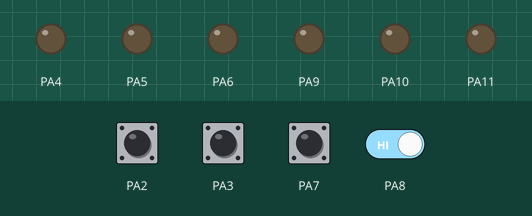
Recording of a sketch running on a simulated STM32 Blue Pill. On the bench: output pins drawn as LEDs (lit = HIGH). The inputs (shaded band) are chosen by the test bench; at power-on: PA2, PA3, PA7, PA8 HIGH.

Above: at 1.5 s.
1.6 s: PA2 pulled LOW for 1 s
At 2.9 s:
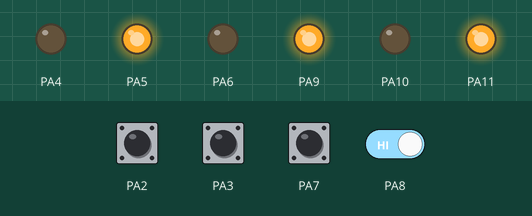
4.5 s: PA3 pulled LOW for 0.3 s
At 4.87 s:
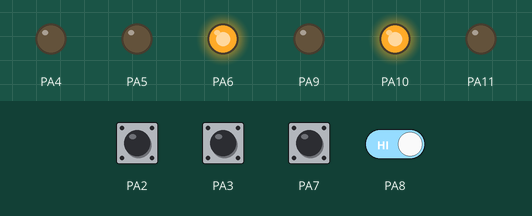
6.7 s: PA3 pulled LOW for 1 s
At 7.9 s:
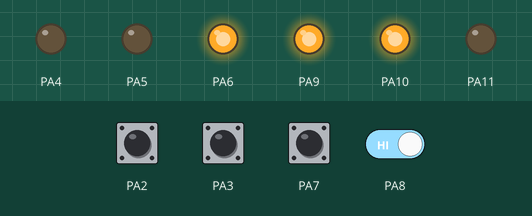
9.5 s: PA2 pulled LOW for 0.3 s
At 9.87 s:
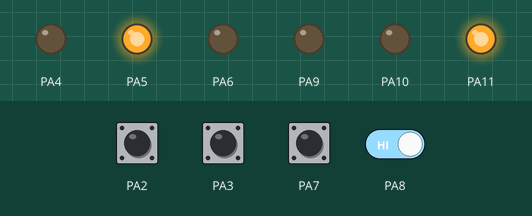
11.7 s: PA2 driven LOW and PA3 driven LOW
At 13.4 s:
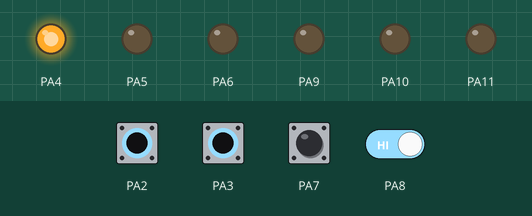
Timing chart, 0 to 14.5 s (numbered marks = the images above; inputs shaded):
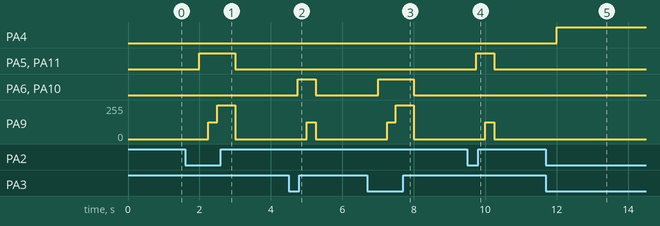

The sketch:

src.ino
```cpp
#include "pin_config.h"
#include "hal.h"
#include "desk_app.h"
#include "motor_controller.h"
#include "motor_config.h"

// Non-blocking scheduler: run APP logic every 250 ms (SWReq-011: 250 ± 10 ms)
static const uint32_t APP_PERIOD_MS = 250U;
static uint32_t last_app_run_ms = 0U;
static AppOutput_t app_out_cached;
static bool motor_fault_latched = false;  // Latch motor controller faults (prevent blink loop)

void setup()
{
    // Configure HAL for the motor driver type before initializing hardware
    HAL_setMotorType(MotorConfig_getMotorType());
    HAL_init();
    MotorController_init();
    APP_Init();

    // Initialize cached outputs (safe defaults)
    app_out_cached.motor_cmd = MOTOR_STOP;
    app_out_cached.motor_speed = 0U;
    app_out_cached.led_bt_up = LED_OFF;
    app_out_cached.led_bt_down = LED_OFF;
    app_out_cached.led_error = LED_OFF;
    app_out_cached.fault_out = false;
    motor_fault_latched = false;  // Initialize motor fault latch
    last_app_run_ms = HAL_getTime();
}

void loop()
{
    const uint32_t now_ms = HAL_getTime();

    // Time-based schedule: update application at 250 ms cadence
    if ((now_ms - last_app_run_ms) >= APP_PERIOD_MS)
    {
        DeskControl_Task(now_ms);
        last_app_run_ms = now_ms;
    }


    // No blocking delay: loop remains non-blocking
}

void DeskControl_Task(uint32_t now_ms){
    // ========================================================================
    // Task: Read all hardware inputs and pass to application layer
    // HAL abstraction handles motor type differences internally:
    // - MT_BASIC: HAL_readMotorCurrent() always returns 0U (no hardware)
    // - MT_ROBUST: HAL_readMotorCurrent() returns actual current
    // ========================================================================
    AppInput_t inputs;
    inputs.button_up = HAL_readButton(BUTTON_UP);
    inputs.button_down = HAL_readButton(BUTTON_DOWN);
    inputs.limit_upper = HAL_readLimitSensor(LIMIT_UPPER);
    inputs.limit_lower = HAL_readLimitSensor(LIMIT_LOWER);
    inputs.fault_in = false;
    inputs.motor_type = MotorConfig_getMotorType();  // Pass motor type to app layer for runtime decisions
    inputs.timestamp_ms = now_ms;

    // Always read motor current - HAL handles motor type transparency
    // For MT_BASIC: Returns 0U (no hardware)
    // For MT_ROBUST: Returns actual current from sensor
    inputs.motor_current_ma = HAL_readMotorCurrent();

    AppOutput_t new_out;
    APP_Task(&inputs, &new_out);
    app_out_cached = new_out;

    // Motor control (ramp + stall detection)
    MotorControllerOutput_t mc_out = MotorController_update(app_out_cached.motor_cmd, app_out_cached.motor_speed, now_ms);

    // ========================================================================
    // Stall detection: Motor controller provides fault signal when stall detected
    // Application layer decides whether to latch based on motor type capabilities
    // ========================================================================
    if (mc_out.fault)
    {
        motor_fault_latched = true;  // Latch any identified fault
    }

    // Allow fault recovery when buttons released
    const bool both_buttons_released = !inputs.button_up && !inputs.button_down;
    if (motor_fault_latched && both_buttons_released)
    {
        motor_fault_latched = false;
        MotorController_init();  // Reset motor controller state
    }

    // Fault propagation and output application
    const bool fault_active = app_out_cached.fault_out || motor_fault_latched;
    if (fault_active)
    {
        HAL_setMotor(MOTOR_STOP, 0U);
        HAL_setLED(LED_BT_UP, LED_OFF);
        HAL_setLED(LED_BT_DOWN, LED_OFF);
        HAL_setLED(LED_ERROR, LED_ON);
    }
    else
    {
        HAL_setMotor(mc_out.dir, mc_out.pwm);
        HAL_setLED(LED_BT_UP, app_out_cached.led_bt_up);
        HAL_setLED(LED_BT_DOWN, app_out_cached.led_bt_down);
        HAL_setLED(LED_ERROR, app_out_cached.led_error);
    }
}
```

desk_app.cpp
```cpp
#include "desk_app.h"
#include "safety_config.h"
#include <stddef.h>  // For NULL definition

static AppState_t current_state = APP_STATE_IDLE;
static uint32_t state_entry_time = 0U;

// Separate fault flags to prevent recovery race conditions
static bool button_fault_latched = false;      // Dual button press fault
static bool external_fault_latched = false;    // External fault input
static bool current_fault_latched = false;     // Stuck-on or obstruction fault

// Timers for current-based fault detection (UINT32_MAX = not running)
static uint32_t stuck_on_timer_start_ms = UINT32_MAX;    // Stuck-on detection when motor should be stopped
static uint32_t obstruction_timer_start_ms = UINT32_MAX; // Obstruction detection during motion


static void transition_to(AppState_t next_state, uint32_t now_ms)
{
    current_state = next_state;
    state_entry_time = now_ms;
}

void APP_Init(void)
{
    current_state = APP_STATE_IDLE;
    state_entry_time = 0U;
    button_fault_latched = false;
    external_fault_latched = false;
    current_fault_latched = false;
    stuck_on_timer_start_ms = UINT32_MAX;
    obstruction_timer_start_ms = UINT32_MAX;
}

/**
 * @brief Handle fault condition - stop motor and activate error LED
 *
 * Sets all outputs to safe fault state:
 * - Motor stopped (direction=STOP, speed=0)
 * - All button LEDs off (no button feedback during fault)
 * - Error LED on (visual fault indication)
 * - Fault flag set (for external monitoring)
 */
static void handle_fault(AppOutput_t *outputs)
{
    outputs->motor_cmd = MOTOR_STOP;
    outputs->motor_speed = 0U;
    outputs->led_bt_up = LED_OFF;      // Turn off button indicators during fault
    outputs->led_bt_down = LED_OFF;
    outputs->led_error = LED_ON;        // Activate error indicator
    outputs->fault_out = true;
}

void APP_Task(const AppInput_t *inputs, AppOutput_t *outputs)
{
    if (inputs == NULL || outputs == NULL)
    {
        return;
    }

    // SAFETY-CRITICAL: Fault recovery - only clear faults that can actually be cleared
    if (current_state == APP_STATE_FAULT)
    {
        const bool both_buttons_released = !inputs->button_up && !inputs->button_down;
        const bool no_external_fault = !inputs->fault_in;

        // Clear button fault only if buttons released
        if (button_fault_latched && both_buttons_released)
        {
            button_fault_latched = false;
        }

        // Clear external fault only if external source cleared
        if (external_fault_latched && no_external_fault)
        {
            external_fault_latched = false;
        }

        // Clear current fault only if buttons released (user acknowledgment)
        if (current_fault_latched && both_buttons_released)
        {
            current_fault_latched = false;
            stuck_on_timer_start_ms = UINT32_MAX;     // Reset timers
            obstruction_timer_start_ms = UINT32_MAX;
        }
    }

    // SAFETY-CRITICAL: Simultaneous button press is a LATCHED fault condition
    if (inputs->button_up && inputs->button_down)
    {
        button_fault_latched = true;
    }

    // Propagate external fault to application layer (latched)
    if (inputs->fault_in)
    {
        external_fault_latched = true;
    }

    // SAFETY-CRITICAL: Both limit switches active is a TRANSIENT fault condition
    const bool dual_limit_fault = inputs->limit_upper && inputs->limit_lower;

    // Execute state machine logic to determine motor commands
    switch (current_state)
    {
        case APP_STATE_IDLE:
        default:
        {
            outputs->motor_cmd = MOTOR_STOP;
            outputs->motor_speed = 0U;
            outputs->led_bt_up = LED_OFF;
            outputs->led_bt_down = LED_OFF;
            outputs->led_error = LED_OFF;

            if (inputs->button_up && !inputs->limit_upper)
            {
                transition_to(APP_STATE_MOVING_UP, inputs->timestamp_ms);
                outputs->motor_cmd = MOTOR_UP;
                outputs->motor_speed = 255U;
                outputs->led_bt_up = LED_ON;
                outputs->led_bt_down = LED_OFF;
                outputs->led_error = LED_OFF;
            }
            else if (inputs->button_down && !inputs->limit_lower)
            {
                transition_to(APP_STATE_MOVING_DOWN, inputs->timestamp_ms);
                outputs->motor_cmd = MOTOR_DOWN;
                outputs->motor_speed = 255U;
                outputs->led_bt_up = LED_OFF;
                outputs->led_bt_down = LED_ON;
                outputs->led_error = LED_OFF;
            }
            break;
        }

        case APP_STATE_MOVING_UP:
        {
            outputs->motor_cmd = MOTOR_UP;
            outputs->motor_speed = 255U;
            outputs->led_bt_up = LED_ON;
            outputs->led_bt_down = LED_OFF;
            outputs->led_error = LED_OFF;

            if (!inputs->button_up || inputs->limit_upper)
            {
                transition_to(APP_STATE_IDLE, inputs->timestamp_ms);
                outputs->motor_cmd = MOTOR_STOP;
                outputs->motor_speed = 0U;
                outputs->led_bt_up = LED_OFF;
                outputs->led_bt_down = LED_OFF;
                outputs->led_error = LED_OFF;
            }
            break;
        }

        case APP_STATE_MOVING_DOWN:
        {
            outputs->motor_cmd = MOTOR_DOWN;
            outputs->motor_speed = 255U;
            outputs->led_bt_up = LED_OFF;
            outputs->led_bt_down = LED_ON;
            outputs->led_error = LED_OFF;

            if (!inputs->button_down || inputs->limit_lower)
            {
                transition_to(APP_STATE_IDLE, inputs->timestamp_ms);
                outputs->motor_cmd = MOTOR_STOP;
                outputs->motor_speed = 0U;
                outputs->led_bt_up = LED_OFF;
                outputs->led_bt_down = LED_OFF;
                outputs->led_error = LED_OFF;
            }
            break;
        }

        case APP_STATE_FAULT:
        {
            // Output safe fault state (will be updated below if any faults remain)
            handle_fault(outputs);
            break;
        }
    }

    // ========================================================================
    // FEATURE SEPARATION: Current sensing fault detection (MT_ROBUST only)
    // Runs in ALL states including FAULT to monitor actual motor behavior
    // Current sensing only available when motor_type indicates MT_ROBUST driver
    // MT_BASIC drivers do not support current sensing - behavior determined at runtime
    // ========================================================================

    // Check if current sensing is available based on motor type
    const bool has_current_sensing = (inputs->motor_type == MT_ROBUST);

    if (has_current_sensing)
    {
        // IBT_2 ROBUST DRIVER - Has integrated current sensing
        if (outputs->motor_cmd == MOTOR_STOP)
        {
            // CASE 1: Stuck-on/runaway detection when STOP is commanded
            // Motor should draw minimal current when stopped
            obstruction_timer_start_ms = UINT32_MAX;  // Reset obstruction timer (not moving)

            if (inputs->motor_current_ma > MOTOR_SENSE_THRESHOLD_MA)
            {
                // High current while stopped - start/continue timer
                if (stuck_on_timer_start_ms == UINT32_MAX)
                {
                    stuck_on_timer_start_ms = inputs->timestamp_ms;
                }
                else if ((inputs->timestamp_ms - stuck_on_timer_start_ms) >= MOTOR_SENSE_FAULT_TIME_MS)
                {
                    // Timeout expired - motor stuck on, latch fault
                    current_fault_latched = true;
                }
            }
            else
            {
                // Current normal - reset stuck-on timer
                stuck_on_timer_start_ms = UINT32_MAX;
            }
        }
        else  // outputs->motor_cmd == MOTOR_UP or MOTOR_DOWN
        {
            // CASE 2: Obstruction/jam detection during motion (SysReq-013, FSR-007)
            // Motor should not draw excessive current during normal movement
            stuck_on_timer_start_ms = UINT32_MAX;  // Reset stuck-on timer (motor is moving)

            if (inputs->motor_current_ma > MOTOR_SENSE_OBSTRUCTION_THRESHOLD_MA)
            {
                // High current during motion - start/continue timer for debouncing
                if (obstruction_timer_start_ms == UINT32_MAX)
                {
                    obstruction_timer_start_ms = inputs->timestamp_ms;
                }
                else if ((inputs->timestamp_ms - obstruction_timer_start_ms) >= MOTOR_SENSE_FAULT_TIME_MS)
                {
                    // Timeout expired - obstruction detected, latch fault
                    current_fault_latched = true;
                }
            }
            else
            {
                // Current normal - reset obstruction timer
                obstruction_timer_start_ms = UINT32_MAX;
            }
        }
    }
    else
    {
        // MT_BASIC DRIVER - No current sensing available
        // Reset timers unconditionally to prevent any stale fault state
        // Never set current_fault_latched (hardware limitation)
        stuck_on_timer_start_ms = UINT32_MAX;
        obstruction_timer_start_ms = UINT32_MAX;
    }

    // ========================================================================
    // SAFETY-CRITICAL: Consolidated fault handling
    // Combine all fault sources and transition to FAULT state if any active
    // ========================================================================
    const bool any_latched_fault = button_fault_latched || external_fault_latched || current_fault_latched;
    const bool any_fault_active = any_latched_fault || dual_limit_fault;

    outputs->fault_out = any_fault_active;

    if (any_fault_active)
    {
        current_state = APP_STATE_FAULT;
        handle_fault(outputs);
    }
    else if (current_state == APP_STATE_FAULT)
    {
        // All faults cleared - transition back to IDLE
        transition_to(APP_STATE_IDLE, inputs->timestamp_ms);
        outputs->motor_cmd = MOTOR_STOP;
        outputs->motor_speed = 0U;
        outputs->led_bt_up = LED_OFF;
        outputs->led_bt_down = LED_OFF;
        outputs->led_error = LED_OFF;
    }
}

AppState_t APP_GetState(void)
{
    return current_state;
}
```

desk_app.h
```cpp
#ifndef DESK_APP_H
#define DESK_APP_H

#include "desk_types.h"
#include "motor_config.h"

#ifdef __cplusplus
extern "C" {
#endif

typedef struct
{
    bool button_up;
    bool button_down;
    bool limit_upper;
    bool limit_lower;
    bool fault_in;       // external fault input (e.g., motor controller)
    MotorType_t motor_type; // motor driver type for current sensing
    uint16_t motor_current_ma;
    uint32_t timestamp_ms;
} AppInput_t;

/**
 * @struct AppOutput_t
 * @brief Application layer outputs (command signals)
 *
 * Contains all control signals generated by application logic:
 * - Motor control: direction and speed
 * - Status LEDs: 3 independent indicators for visual feedback
 * - Fault indication: latched error state
 *
 * @field motor_cmd - Commanded motor direction (STOP, UP, DOWN)
 * @field motor_speed - Commanded motor speed (0-255 PWM)
 * @field led_bt_up - UP button LED state (ON when UP button pressed)
 * @field led_bt_down - DOWN button LED state (ON when DOWN button pressed)
 * @field led_error - ERROR LED state (ON when system in fault state)
 * @field fault_out - Latched fault condition flag
 */
typedef struct
{
    MotorDirection_t motor_cmd;      ///< Motor direction command
    uint8_t motor_speed;              ///< Motor speed (PWM 0-255)
    LEDState_t led_bt_up;             ///< UP button indicator LED
    LEDState_t led_bt_down;           ///< DOWN button indicator LED
    LEDState_t led_error;             ///< ERROR state indicator LED
    bool fault_out;                   ///< Latched fault state
} AppOutput_t;

typedef enum
{
    APP_STATE_IDLE = 0,
    APP_STATE_MOVING_UP = 1,
    APP_STATE_MOVING_DOWN = 2,
    APP_STATE_FAULT = 3
} AppState_t;

void APP_Init(void);
void APP_Task(const AppInput_t *inputs, AppOutput_t *outputs);
AppState_t APP_GetState(void);

#ifdef __cplusplus
}
#endif

#endif // DESK_APP_H
```

desk_types.h
```cpp
#ifndef DESK_TYPES_H
#define DESK_TYPES_H

#include <stdint.h>

typedef enum
{
    BUTTON_UP = 0,
    BUTTON_DOWN = 1,
    BUTTON_COUNT = 2
} ButtonID_t;

typedef enum
{
    LIMIT_UPPER = 0,
    LIMIT_LOWER = 1,
    LIMIT_COUNT = 2
} LimitID_t;

typedef enum
{
    MOTOR_STOP = 0,
    MOTOR_UP = 1,
    MOTOR_DOWN = 2
} MotorDirection_t;

/**
 * @brief LED identifier for independent LED control
 *
 * System has 3 status LEDs for visual feedback:
 * - LED_BT_UP: Indicates UP button is pressed
 * - LED_BT_DOWN: Indicates DOWN button is pressed
 * - LED_ERROR: Indicates system error/fault state
 */
typedef enum
{
    LED_BT_UP = 0,      ///< UP button pressed indicator (Pin 11)
    LED_BT_DOWN = 1,    ///< DOWN button pressed indicator (Pin 12)
    LED_ERROR = 2,      ///< Error state indicator (Pin 13, built-in LED)
    LED_COUNT = 3       ///< Total number of LEDs
} LEDID_t;

/**
 * @brief LED state (ON or OFF)
 *
 * Simple binary control for each LED.
 */
typedef enum
{
    LED_OFF = 0,        ///< LED turned off
    LED_ON = 1          ///< LED turned on
} LEDState_t;

#endif // DESK_TYPES_H
```

safety_config.h
```cpp
#ifndef SAFETY_CONFIG_H
#define SAFETY_CONFIG_H

#include <stdint.h>

// Motor current sense configuration
static const uint16_t MOTOR_SENSE_THRESHOLD_MA = 150U;     // Stuck-on detection threshold
static const uint16_t MOTOR_SENSE_OBSTRUCTION_THRESHOLD_MA = 200U;  // Jam/obstruction detection (SysReq-013, FSR-007)
static const uint32_t MOTOR_SENSE_FAULT_TIME_MS = 100U;

// ADC conversion parameters
static const uint16_t ADC_REF_MV = 5000U;
static const uint16_t SHUNT_MILLIOHMS = 500U;

#endif // SAFETY_CONFIG_H
```

Source omitted: motor_controller.cpp (13372 bytes), motor_controller.h (8604 bytes), motor_config.cpp (3646 bytes), motor_config.h (5487 bytes), pin_config.h (3055 bytes), hal.cpp (7669 bytes), hal.h (3930 bytes)

Measured:
- after the input at 1.6 s, PA5, PA11: LOW → HIGH after 0.40 s, → LOW 1.0 s later; PA9: 0/255 → 127/255 after 0.65 s, → 255/255 0.25 s later, → 0/255 0.50 s later
- after the input at 4.5 s, PA6, PA10: LOW → HIGH after 0.25 s, → LOW 0.50 s later; PA9: 0/255 → 127/255 after 0.50 s, → 0/255 0.25 s later
- after the input at 6.7 s, PA6, PA10: LOW → HIGH after 0.30 s, → LOW 1.0 s later; PA9: 0/255 → 127/255 after 0.55 s, → 255/255 0.25 s later, → 0/255 0.50 s later
- after the input at 9.5 s, PA5, PA11: LOW → HIGH after 0.25 s, → LOW 0.50 s later; PA9: 0/255 → 127/255 after 0.50 s, → 0/255 0.25 s later
- after the input at 11.7 s, PA4: LOW → HIGH after 0.30 s
